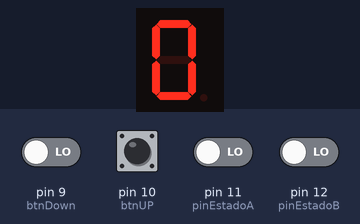
Recording of a sketch running on a simulated Arduino Uno, built with avr-gcc and run on an emulated ATmega328P. On the bench: 1-digit seven-segment display. Wiring (inferred from the names in the program): 1-digit 7-segment display, segments lit when HIGH: segments pin 2, pin 3, pin 4, pin 5, pin 6, pin 7, pin 8. The inputs (shaded band) are chosen by the test bench; at power-on: pin 9 (btnDown), pin 10 (btnUP), pin 11 (pinEstadoA), pin 12 (pinEstadoB) LOW. The segment pins are drawn as the display they are named for.

Above: at 2.8 s.
2.9 s: pin 11 (pinEstadoA) driven HIGH
At 4.0 s:
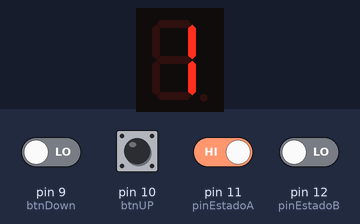
4.5 s: pin 12 (pinEstadoB) driven HIGH
At 5.1 s:
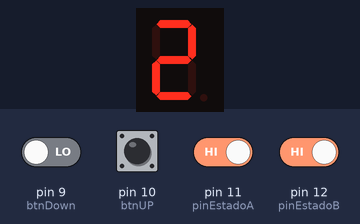
6.0 s: pin 9 (btnDown) driven HIGH and pin 11 (pinEstadoA) driven LOW
At 9.6 s:
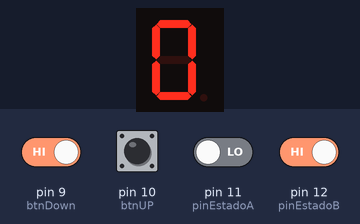
10.1 s: pin 9 (btnDown) driven LOW
11.6 s: pin 10 (btnUP) pulled HIGH for 1.2 s
Timing chart, 0 to 14.6 s (numbered marks = the images above; inputs shaded):
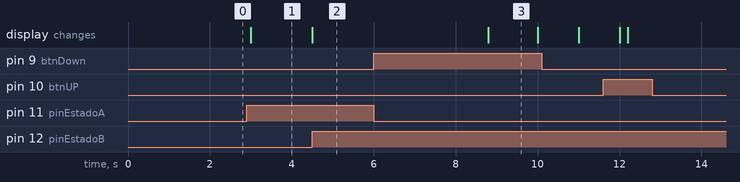

The sketch:

arq-pry.ino
```cpp
int pinA = 2;
int pinB = 3;
int pinC = 4;
int pinD = 5;
int pinE = 6;
int pinF = 7;
int pinG = 8;
int btnDown = 9;
int btnUP = 10;
int contador = 0;
int resultado;
// Definición de las entradas EstadoA y EstadoB
int pinEstadoA = 11; // Definir el pin para EstadoA
int pinEstadoB = 12; // Definir el pin para EstadoB

void setup()
{
  for (int x = 2; x <= 8; x++) {
    pinMode(x, OUTPUT);
  }

  pinMode(btnDown, INPUT);
  pinMode(btnUP, INPUT);

  pinMode(pinEstadoA, INPUT); // Configurar EstadoA como entrada
  pinMode(pinEstadoB, INPUT); // Configurar EstadoB como entrada

  // Inicializar display apagado
  for (int x = 2; x <= 8; x++) {
    digitalWrite(x, LOW);
  }
}

void loop()
{
  // Leer el valor de los botones
  int valorbtnup = digitalRead(btnUP);
  if (valorbtnup == HIGH) {
    contador++;
    delay(200);
  }

  int valorbtndown = digitalRead(btnDown);
  if (valorbtndown == HIGH) {
    contador--;
    delay(200);
  }

  // Limitar el contador entre 0 y 15
  if (contador > 15) {
    contador = 0;
  }
  if (contador < 0) {
    contador = 15;
  }

  // Leer los estados de las entradas A y B
  int EstadoA = digitalRead(pinEstadoA);
  int EstadoB = digitalRead(pinEstadoB);

  // Aquí se realizarían las operaciones según el contador
  if (contador == 0) {
    // Suma
    if (EstadoA ^ EstadoB) {
        resultado = 1;
      }
      if (EstadoA && EstadoB) {
        resultado = 2;
      }
  }

  if (contador == 1) {
    // Resta
      if (EstadoA ^ EstadoB) {
        resultado = 1;
      }

      if (!EstadoA && EstadoB) {
        resultado = -1;
      }else{
        resultado=0;
      }
  }

  if (contador == 2) {
    // Multiplicación
    if (EstadoA && EstadoB) {
      resultado = 1; // Asignar un resultado ejemplo
    }else{
      resultado=0;
    }
  }

  if (contador == 3) {
    // División
    if (EstadoA && EstadoB) {
      resultado = 1;
    } else if (!EstadoA && !EstadoB) {
      resultado = 0;
    } else if (EstadoA && !EstadoB) {
      resultado = 16;
    } if (!EstadoA && EstadoB) {
         resultado = 17;
       }
  }

  // Mostrar en el display según resultado
  switch (resultado) {
    case 0: // 0
      digitalWrite(pinA, HIGH);
      digitalWrite(pinB, HIGH);
      digitalWrite(pinC, HIGH);
      digitalWrite(pinD, HIGH);
      digitalWrite(pinE, HIGH);
      digitalWrite(pinF, HIGH);
      digitalWrite(pinG, LOW);
      delay(1000);
      break;

    case 1: // 1
      digitalWrite(pinA, LOW);
      digitalWrite(pinB, HIGH);
      digitalWrite(pinC, HIGH);
      digitalWrite(pinD, LOW);
      digitalWrite(pinE, LOW);
      digitalWrite(pinF, LOW);
      digitalWrite(pinG, LOW);
      break;

    case 2: // 2
      digitalWrite(pinA, HIGH);
      digitalWrite(pinB, HIGH);
      digitalWrite(pinC, LOW);
      digitalWrite(pinD, HIGH);
      digitalWrite(pinE, HIGH);
      digitalWrite(pinF, LOW);
      digitalWrite(pinG, HIGH);
      break;

    case 3: // 3
      digitalWrite(pinA, HIGH);
      digitalWrite(pinB, HIGH);
      digitalWrite(pinC, HIGH);
      digitalWrite(pinD, HIGH);
      digitalWrite(pinE, LOW);
      digitalWrite(pinF, LOW);
      digitalWrite(pinG, HIGH);
      break;

    case 4: // 4
      digitalWrite(pinA, LOW);
      digitalWrite(pinB, HIGH);
      digitalWrite(pinC, HIGH);
      digitalWrite(pinD, LOW);
      digitalWrite(pinE, LOW);
      digitalWrite(pinF, HIGH);
      digitalWrite(pinG, HIGH);
      break;

    case 5: // 5
      digitalWrite(pinA, HIGH);
      digitalWrite(pinB, LOW);
      digitalWrite(pinC, HIGH);
      digitalWrite(pinD, HIGH);
      digitalWrite(pinE, LOW);
      digitalWrite(pinF, HIGH);
      digitalWrite(pinG, HIGH);
      break;

    case 6: // 6
      digitalWrite(pinA, HIGH);
      digitalWrite(pinB, LOW);
      digitalWrite(pinC, HIGH);
      digitalWrite(pinD, HIGH);
      digitalWrite(pinE, HIGH);
      digitalWrite(pinF, HIGH);
      digitalWrite(pinG, HIGH);
      break;

    case 7: // 7
      digitalWrite(pinA, HIGH);
      digitalWrite(pinB, HIGH);
      digitalWrite(pinC, HIGH);
      digitalWrite(pinD, LOW);
      digitalWrite(pinE, LOW);
      digitalWrite(pinF, LOW);
      digitalWrite(pinG, LOW);
      break;

    case 8: // 8
      digitalWrite(pinA, HIGH);
      digitalWrite(pinB, HIGH);
      digitalWrite(pinC, HIGH);
      digitalWrite(pinD, HIGH);
      digitalWrite(pinE, HIGH);
      digitalWrite(pinF, HIGH);
      digitalWrite(pinG, HIGH);
      break;

    case 9: // 9
      digitalWrite(pinA, HIGH);
      digitalWrite(pinB, HIGH);
      digitalWrite(pinC, HIGH);
      digitalWrite(pinD, HIGH);
      digitalWrite(pinE, LOW);
      digitalWrite(pinF, HIGH);
      digitalWrite(pinG, HIGH);
      break;

    case 10: // A
      digitalWrite(pinA, HIGH);
      digitalWrite(pinB, HIGH);
      digitalWrite(pinC, HIGH);
      digitalWrite(pinD, LOW);
      digitalWrite(pinE, HIGH);
      digitalWrite(pinF, HIGH);
      digitalWrite(pinG, HIGH);
      break;

    case 11: // B
      digitalWrite(pinA, LOW);
      digitalWrite(pinB, LOW);
      digitalWrite(pinC, HIGH);
      digitalWrite(pinD, HIGH);
      digitalWrite(pinE, HIGH);
      digitalWrite(pinF, HIGH);
      digitalWrite(pinG, HIGH);
      break;

    case 12: // C
      digitalWrite(pinA, HIGH);
      digitalWrite(pinB, LOW);
      digitalWrite(pinC, LOW);
      digitalWrite(pinD, HIGH);
      digitalWrite(pinE, HIGH);
      digitalWrite(pinF, HIGH);
      digitalWrite(pinG, LOW);
      break;

    case 13: // D
      digitalWrite(pinA, LOW);
      digitalWrite(pinB, HIGH);
      digitalWrite(pinC, HIGH);
      digitalWrite(pinD, HIGH);
      digitalWrite(pinE, HIGH);
      digitalWrite(pinF, LOW);
      digitalWrite(pinG, HIGH);
      break;

    case 14: // E
      digitalWrite(pinA, HIGH);
      digitalWrite(pinB, LOW);
      digitalWrite(pinC, LOW);
      digitalWrite(pinD, HIGH);
      digitalWrite(pinE, HIGH);
      digitalWrite(pinF, HIGH);
      digitalWrite(pinG, HIGH);
      break;

    case 15: // F
      digitalWrite(pinA, HIGH);
      digitalWrite(pinB, LOW);
      digitalWrite(pinC, LOW);
      digitalWrite(pinD, LOW);
      digitalWrite(pinE, HIGH);
      digitalWrite(pinF, HIGH);
      digitalWrite(pinG, HIGH);
      break;


      case 16: // invalido
       digitalWrite(pinB, HIGH); // Segmento B
       digitalWrite(pinC, HIGH); // Segmento C
       digitalWrite(pinE, HIGH); // Segmento E
      digitalWrite(pinF, HIGH); // Segmento F
      break;

      case 17: // infinito
     digitalWrite(pinA, HIGH);  // Segmento A
     digitalWrite(pinB, HIGH);  // Segmento B
      digitalWrite(pinC, LOW);   // Segmento C
     digitalWrite(pinD, HIGH);  // Segmento D
     digitalWrite(pinE, HIGH);  // Segmento E
      digitalWrite(pinF, LOW);   // Segmento F
      digitalWrite(pinG, HIGH);  // Segmento G
      break;

      case-1:

      // Mostrar "menos" (solo el segmento G encendido)
      digitalWrite(pinA, LOW);
      digitalWrite(pinB, LOW);
      digitalWrite(pinC, LOW);
      digitalWrite(pinD, LOW);
      digitalWrite(pinE, LOW);
     digitalWrite(pinF, LOW);
     digitalWrite(pinG, HIGH); // Segmento G (horizontal medio) encendido

     delay(1000);  // Espera 1 segundo antes de cambiar

     // Mostrar "1" (segmentos B y C encendidos)
      digitalWrite(pinA, LOW);
     digitalWrite(pinB, HIGH);
     digitalWrite(pinC, HIGH);
     digitalWrite(pinD, LOW);
     digitalWrite(pinE, LOW);
     digitalWrite(pinF, LOW);
     digitalWrite(pinG, LOW);
     break;


     default:
      // Apaga el display en caso de error
      digitalWrite(pinA, LOW);
      digitalWrite(pinB, LOW);
      digitalWrite(pinC, LOW);
      digitalWrite(pinD, LOW);
      digitalWrite(pinE, LOW);
      digitalWrite(pinF, LOW);
      digitalWrite(pinG, LOW);
      break;
  }
}
```

Measured:
- after the input at 2.9 s, the display: changes after 0.10 s (image 1)
- after the input at 4.5 s, the display: changes at once (image 2)
- after the input at 6.0 s, the display: changes after 2.8 s (image 3)
- what the display in image 3 shows lasts 1.2 s, from 8.8 s to 10.0 s
